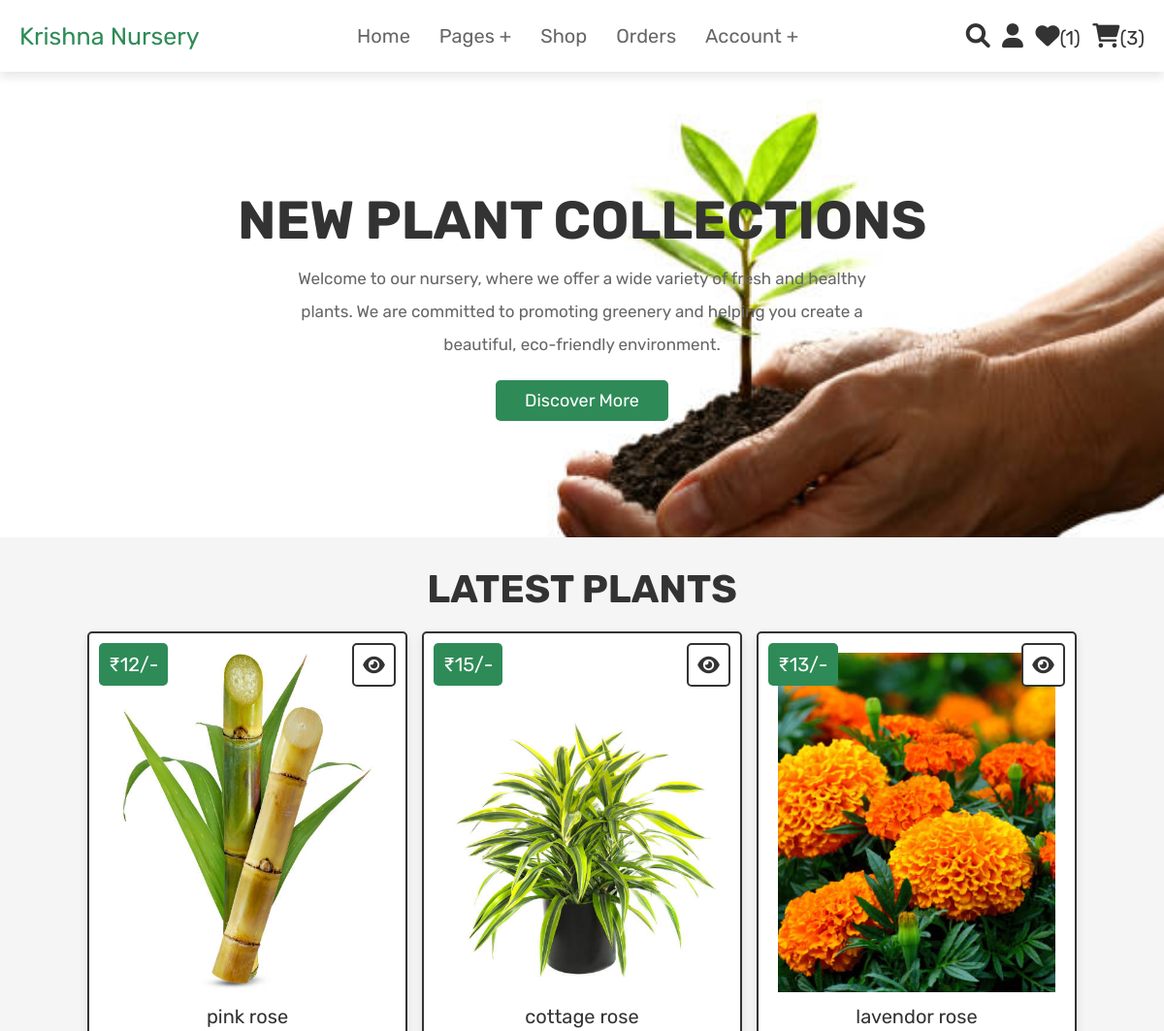
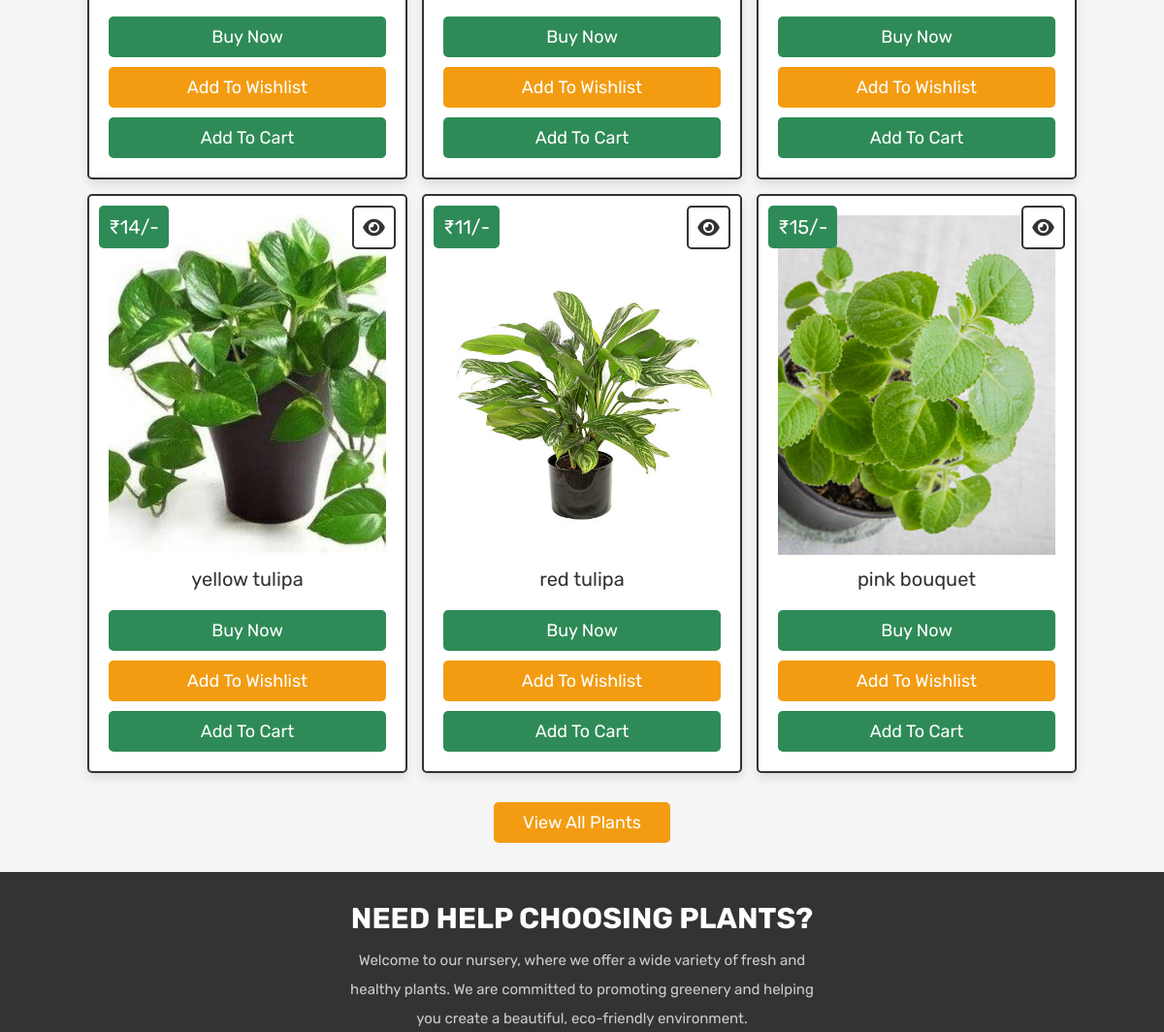
Page /home.php (signed in, upper part) on the earlier database version (2 pictures, top to bottom).
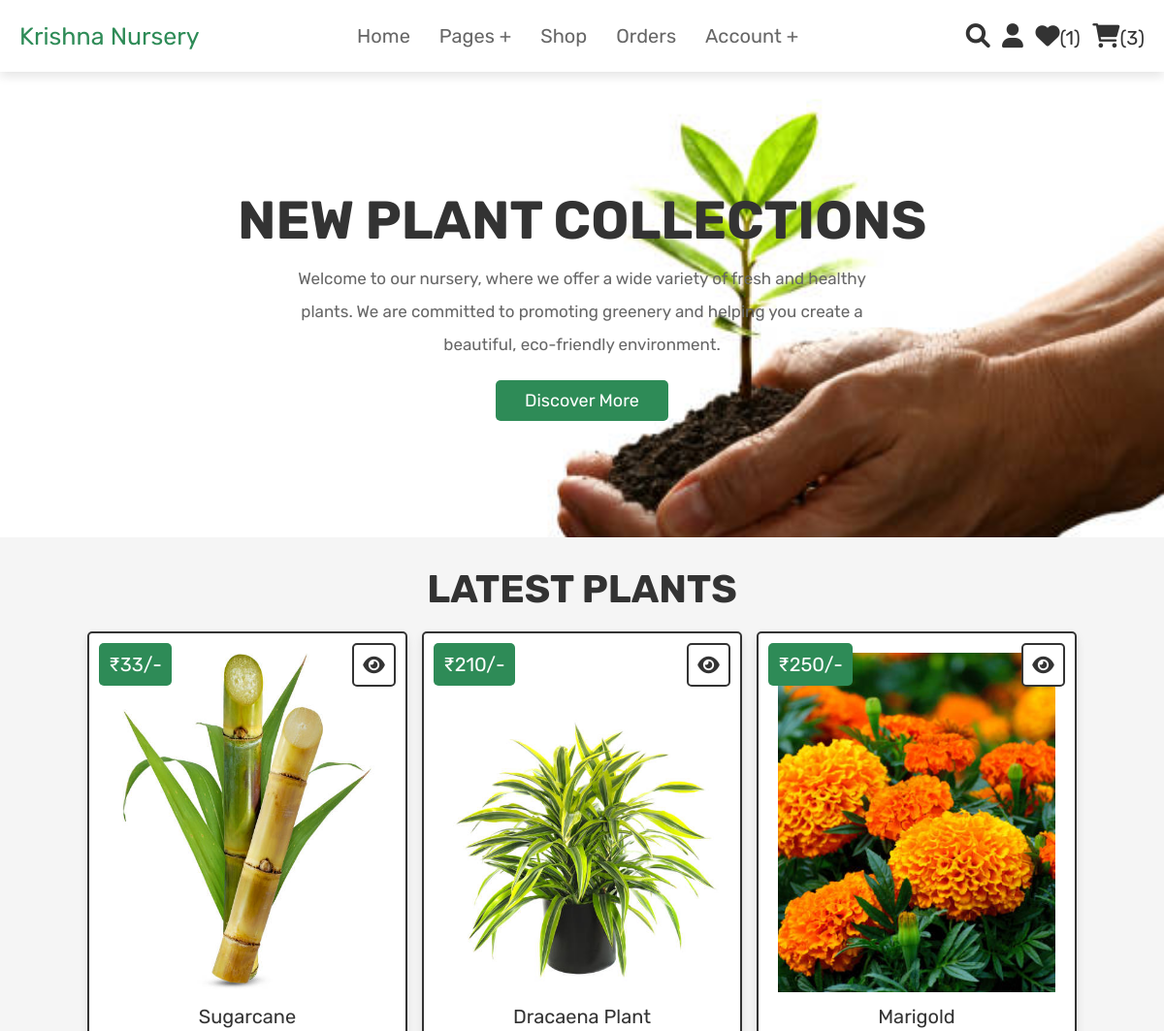
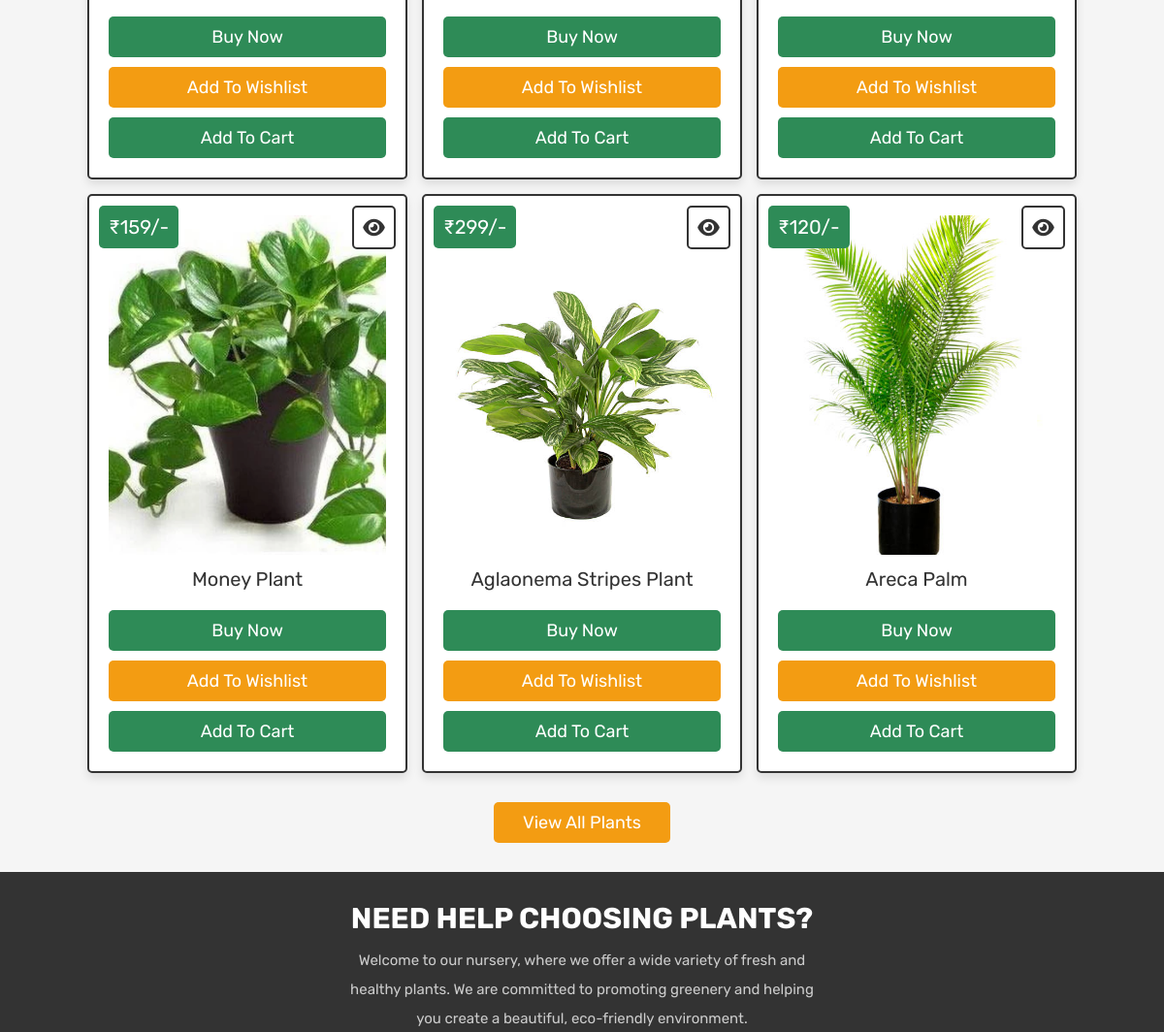
Same page on the later database version (2 pictures, top to bottom).
### tables this page shows
CREATE TABLE `products` (
  `id` int(100) NOT NULL,
  `name` varchar(100) NOT NULL,
  `details` varchar(500) NOT NULL,
  `price` int(100) NOT NULL,
  `image` varchar(100) NOT NULL,
  `quantity` int(100) NOT NULL DEFAULT 0,
  PRIMARY KEY (`id`)
);

### home.php (the view, shortened to what this page needs)
<?php
@include 'config.php';
?>
<!DOCTYPE html>
<html lang="en">
<head>
   <link rel="stylesheet" href="https://cdnjs.cloudflare.com/ajax/libs/font-awesome/6.0.0/css/all.min.css">
   <link rel="stylesheet" href="css/style.css">
</head>
<body>
<?php @include 'header.php'; ?>
<section class="home">
   <div class="content">
      <h3>New Plant Collections</h3>
      <p>Welcome to our nursery, where we offer a wide variety of fresh and healthy plants. We are committed to promoting greenery and helping you create a beautiful, eco-friendly environment.</p>
      <a href="about.php" class="btn">discover more</a>
   </div>
</section>
<section class="products">
   <h1 class="title">Latest Plants</h1>
   <div class="box-container">
      <?php
         $select_products = mysqli_query($conn, "SELECT * FROM `products` LIMIT 6") or die('query failed');
         if(mysqli_num_rows($select_products) > 0){
            while($fetch_products = mysqli_fetch_assoc($select_products)){
      ?>
      <form action="" method="POST" class="box">
         <a href="view_page.php?pid=<?php echo $fetch_products['id']; ?>" class="fas fa-eye"></a>
         <div class="price">₹<?php echo $fetch_products['price']; ?>/-</div>
         <img src="uploaded_img/<?php echo $fetch_products['image']; ?>" alt="" class="image">
         <div class="name"><?php echo $fetch_products['name']; ?></div>
         <a href="checkout.php" class="btn">Buy Now</a>
         <input type="submit" value="add to wishlist" name="add_to_wishlist" class="option-btn">
         <input type="submit" value="add to cart" name="add_to_cart" class="btn">
      </form>
      <?php
         }
      }else{
         echo '<p class="empty">no products added yet!</p>';
      }
      ?>
   </div>
   <div class="more-btn">
      <a href="shop.php" class="option-btn">View All Plants</a>
   </div>
</section>
<section class="home-contact">
   <div class="content">
      <h3>Need Help Choosing Plants?</h3>
      <p>Welcome to our nursery, where we offer a wide variety of fresh and healthy plants. We are committed to promoting greenery and helping you create a beautiful, eco-friendly environment.</p>
   </div>
</section>
</body>
</html>

Differences in the rows shown:
removed products: price "15", image (picture), name "pink bouquet"
changed products: price "12" → "33"; name "pink rose" → "Sugarcane"
changed products: price "15" → "210"; name "cottage rose" → "Dracaena Plant"
changed products: price "13" → "250"; name "lavendor rose" → "Marigold"
changed products: price "14" → "159"; name "yellow tulipa" → "Money Plant"
changed products: price "11" → "299"; name "red tulipa" → "Aglaonema Stripes Plant"
added products: price "120", image (picture), name "Areca Palm"
